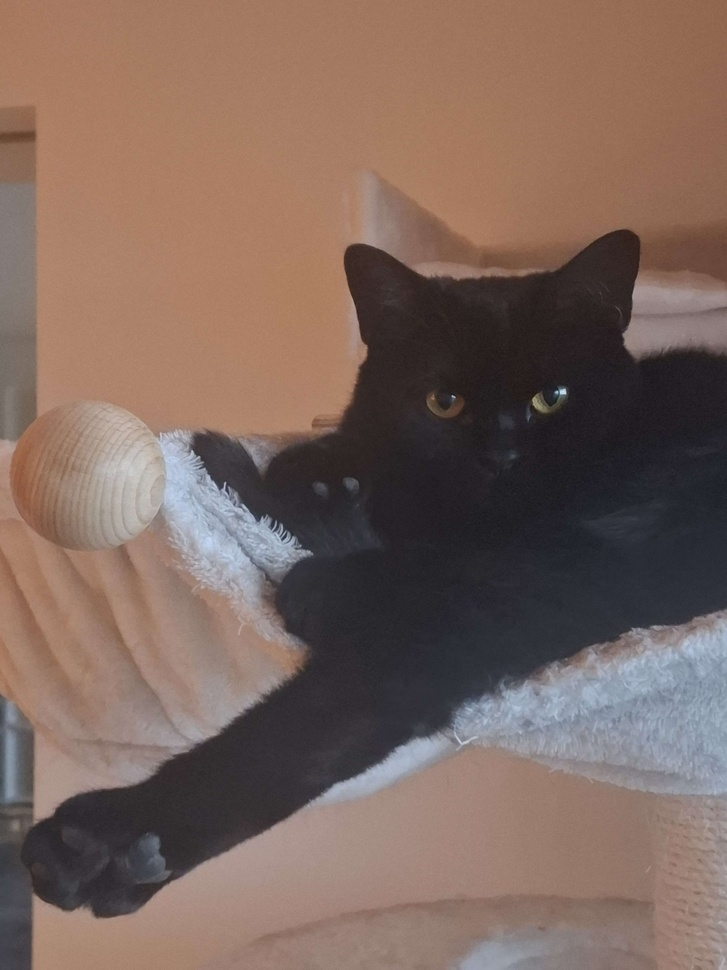
#> input picture 07_linear-algebra/pca-image-compression/sample-image.jpg, 727 x 970 px, shrunk from 3060 x 4080 before the run, found by its file name
$ python pca-image-compression.py
#> lines starting #> are read from the running program, lines starting #| are printed output that depends on the picture
import numpy as np
import matplotlib.pyplot as plt
from PIL import Image

"""
    PCA can be used for Image compression.
    Treating the image as a matrix, we can find the most relevant
    singular vectors and reconstruct the image using only these.

    Note: Large images (like sample) take a few seconds to compute
"""

def truncated_SVD(A: np.ndarray, k: int):
    """ Return truncated SVD with k largest singular vectors """
    U, S, Vh = np.linalg.svd(A)
    return U[:, :k], S[:k], Vh[:k, :]


def compress_pca(img: np.ndarray, k: int):
    """ Reconstruct image with k largest singular vectors only """
    U, S, Vh = truncated_SVD(img, k)
    img_comp = U @ np.diag(S) @ Vh
    return img_comp


def grayscale(img: Image): return np.asarray( img.convert("L") )

# Parameters to set

img_path = "./07_linear-algebra/pca-image-compression/sample-image.jpg"
k = 100     # Amount of singular vectors to keep

# Experiment runner

img = Image.open(img_path)
#> img is the input picture: PIL image 727x970 RGB; mean R, G, B 124.4, 102.3, 93.2
img = grayscale(img)
#> in grayscale, `def grayscale(img: Image): return np.asarray( img.convert("L") )`:
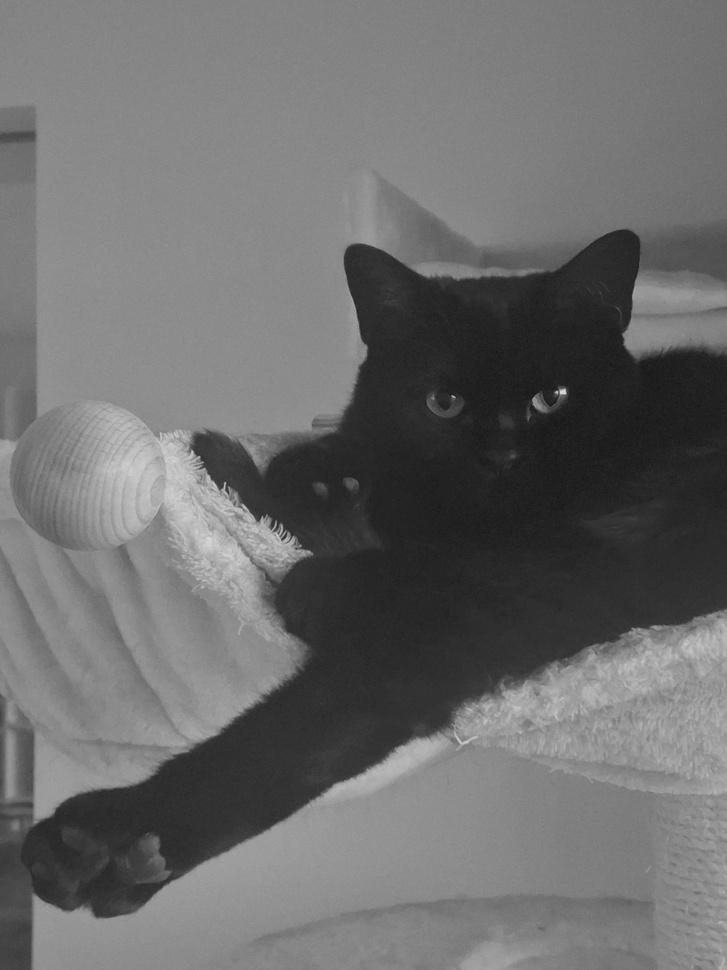
#> returned value: shape (970, 727); min 20, max 222, mean 107.9
img_comp = compress_pca(img, k)
#> in truncated_SVD, `U, S, Vh = np.linalg.svd(A)`:
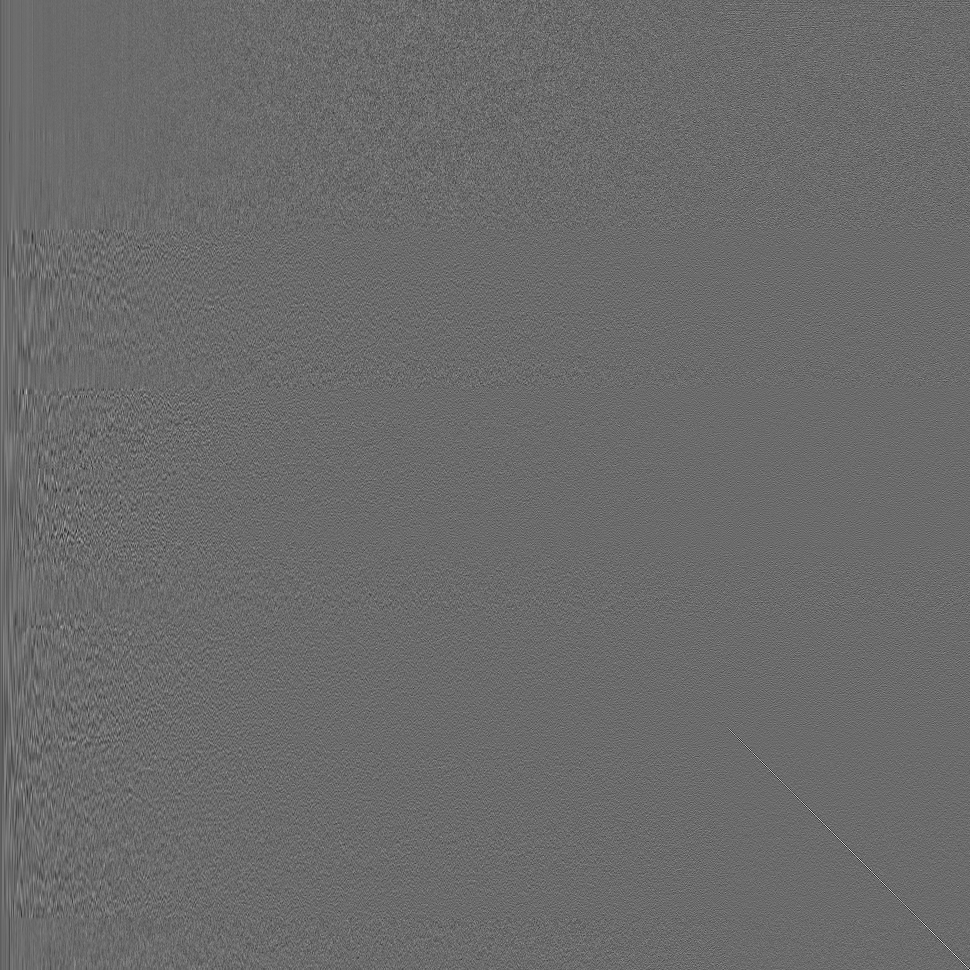
#> U: shape (970, 970) float64; min -0.308, max 0.421, mean -3.14e-05; drawn with min black and max white
#> in truncated_SVD, `U, S, Vh = np.linalg.svd(A)`:
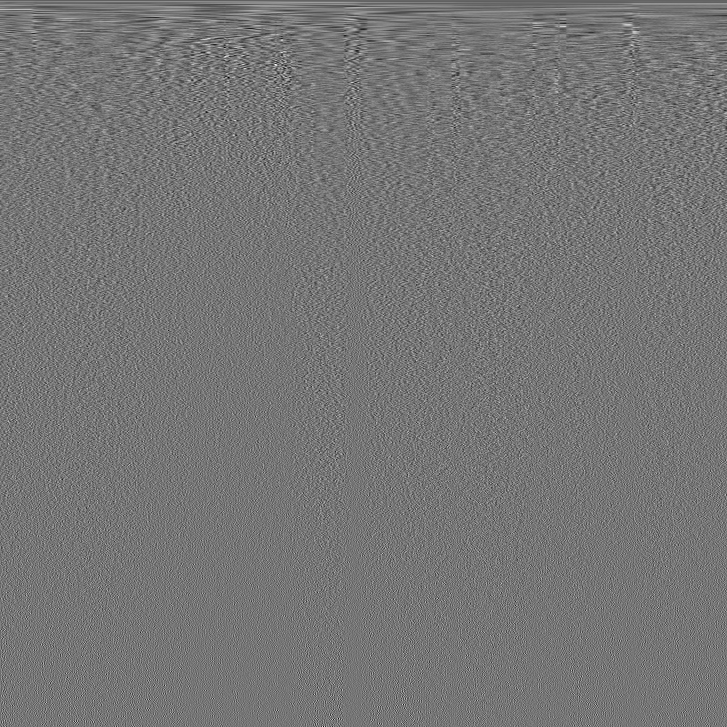
#> Vh: shape (727, 727) float64; min -0.234, max 0.271, mean -5.48e-05; drawn with min black and max white
#> in truncated_SVD, `U, S, Vh = np.linalg.svd(A)`: S = 727 values, max 92677 at index 0, min 2.97 at index 726, mean 349.6
#> in compress_pca, `U, S, Vh = truncated_SVD(img, k)`:
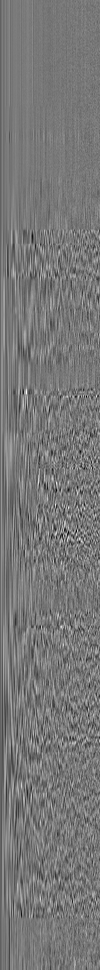
#> U: shape (970, 100) float64; min -0.198, max 0.223, mean -0.000316; drawn with min black and max white
#> in compress_pca, `U, S, Vh = truncated_SVD(img, k)`:
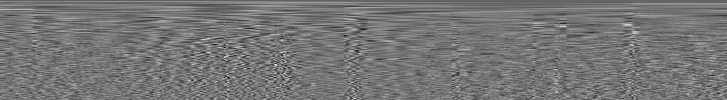
#> Vh: shape (100, 727) float64; min -0.234, max 0.271, mean -0.000397; drawn with min black and max white
#> in compress_pca, `U, S, Vh = truncated_SVD(img, k)`: S = 100 values, max 92677 at index 0, min 226.5 at index 99, mean 2199.3
n = len( np.linalg.svd(img)[1] )    # Amount of singular vectors available
#> n = 727
comp = k / n * 100                  # %information that is kept in the compressed image
#> comp = 13.76

# Plotting

fig, axs = plt.subplots(1, 2)

axs[0].imshow(img, cmap="gray")
axs[0].set_title(f"Original, n={n}")

axs[1].imshow(img_comp, cmap="gray")
axs[1].set_title(f"Compressed, k={k} ({round(comp, 2)}%)")

fig.tight_layout()
fig.suptitle("Image Compression via PCA")

plt.show()
